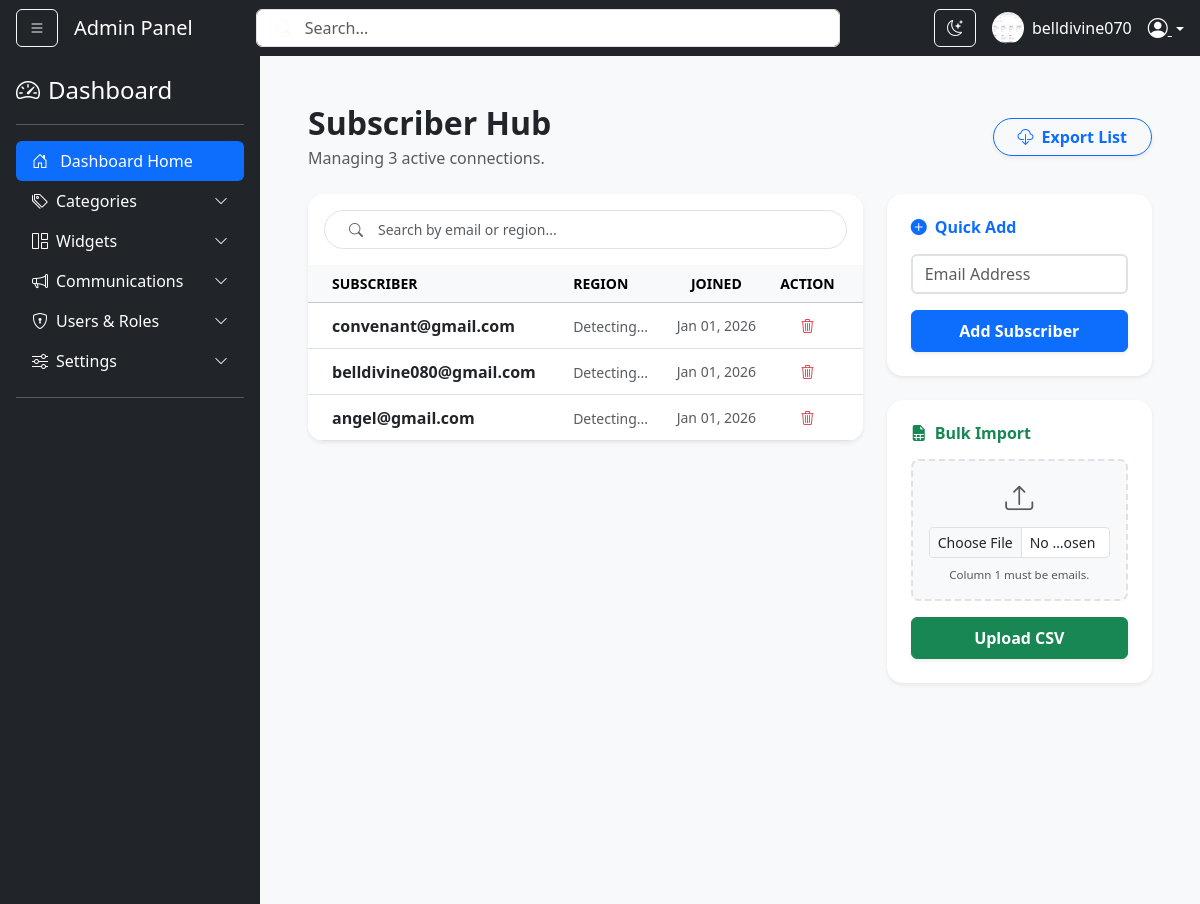
/bg-admin/subscribers/ (signed in), run on the app's committed database.
### users/models.py (models this page shows, shortened)
class CustomUser(AbstractBaseUser, PermissionsMixin):
    id = models.UUIDField(primary_key=True, default=uuid.uuid4, editable=False)
    email = models.EmailField(unique=True)
    username = models.CharField(max_length=150, unique=True)
    first_name = models.CharField(max_length=30)
    last_name = models.CharField(max_length=30)
    full_name = models.CharField(max_length=60, blank=True, null=True, editable=False)
    is_subscribed = models.BooleanField(default=True, verbose_name="Wants Newsletters")
    is_active = models.BooleanField(default=True)
    is_staff = models.BooleanField(default=False)
    is_manager = models.BooleanField(default=False)
    is_online = models.BooleanField(default=False)
    department = models.ForeignKey(Department, on_delete=models.SET_NULL, null=True, blank=True)
    date_joined = models.DateTimeField(default=timezone.now)
    role = models.ForeignKey('users.Role', on_delete=models.SET_NULL, null=True, blank=True, related_name='users')
    assigned_to = models.ForeignKey('self', on_delete=models.SET_NULL, null=True, blank=True, related_name='subordinates')
    region = models.CharField(max_length=50, blank=True, null=True)
    religion = models.CharField(max_length=50, blank=True, null=True)
    tribe = models.CharField(max_length=50, blank=True, null=True)
    ip_address = models.GenericIPAddressField(blank=True, null=True)
    racial_info = models.CharField(max_length=20, choices=[('black', 'Black'), ('white', 'White'), ('other', 'Other')], blank=True, null=True)
    profile_image = models.ImageField(upload_to='profile_images/', null=True, blank=True)
    USERNAME_FIELD = 'email'
    REQUIRED_FIELDS = ['username', 'first_name', 'last_name']
    objects = CustomUserManager()
    class Meta:
        verbose_name = 'Custom User'
        verbose_name_plural = 'Custom Users'

class ExternalSubscriber(models.Model):
    email = models.EmailField(unique=True)
    ip_address = models.GenericIPAddressField(null=True, blank=True)
    region = models.CharField(max_length=100, null=True, blank=True)
    date_subscribed = models.DateTimeField(auto_now_add=True)

### users/views.py (the view, shortened to what this page needs)
# urls.py: path('subscribers/', views.SubcribersHubView.as_view(), name='subscriber_list'),
class SubcribersHubView(LoginRequiredMixin, FormView):
    template_name = 'subscribers_list.html'
    form_class = Subcribers
    success_url = reverse_lazy('subscriber_list')
    def get_context_data(self, **kwargs):
        context = super().get_context_data(**kwargs)
        context['subscribers'] = ExternalSubscriber.objects.all().order_by('-id')
        if 'bulk_form' not in context:
            context['bulk_form'] = CSVUploadForm()
        return context

### users/forms.py (shortened to what this page needs)
class Subcribers(forms.ModelForm):
    class Meta:
        model = ExternalSubscriber
        fields = ['email']
        widgets = {
            'email': forms.EmailInput(attrs={'class': 'form-control', 'placeholder': 'Enter email'})
        }

class CSVUploadForm(forms.Form):
    csv_file = forms.FileField(label="Select CSV File")

### users/context_processors.py (called while the page is built)
def app_settings_processor(request):
    settings_dict = {}
    try:
        variables = AppVariable.objects.all().values('var_name', 'var_value')
        for var in variables:
            settings_dict[var['var_name']] = var['var_value']
    except Exception as e:
        print(f"Error loading AppVariables: {e}")
        settings_dict = {}
    return settings_dict

### users/templates/subscribers_list.html (shortened to what this page needs)
{% extends "layout.html" %}
{% load static %}
{% load widget_tweaks %}
{% block content %}
<div class="container-fluid bg-light py-3 py-md-4 min-vh-100">
    <div class="d-flex flex-column flex-md-row justify-content-between align-items-md-center mb-4 gap-3">
        <div>
            <h2 class="fw-bold text-dark mb-1">Subscriber Hub</h2>
            <p class="text-muted mb-0">Managing <span id="total-count">{{ subscribers.count }}</span> active connections.</p>
        </div>
        <div class="d-flex gap-2">
            <a href="{% url 'download_subscribers_csv' %}" class="btn btn-outline-primary fw-bold shadow-sm px-4 rounded-pill">
                <i class="bi bi-cloud-download me-2"></i>Export List
            </a>
        </div>
    </div>
    <div class="row g-4">
        <div class="col-12 col-lg-8 order-2 order-lg-1">
            <div class="card shadow-sm border-0 rounded-4 overflow-hidden">
                <div class="card-header bg-white py-3 border-0">
                    <div class="input-group input-group-sm border rounded-pill px-3 py-1">
                        <span class="input-group-text bg-transparent border-0"><i class="bi bi-search text-muted"></i></span>
                        <input type="text" id="subscriber-search" class="form-control border-0 shadow-none" placeholder="Search by email or region...">
                    </div>
                </div>
                <div class="table-responsive">
                    <table class="table table-hover align-middle mb-0" id="subscriber-table">
                        <thead class="table-light">
                            <tr class="small text-muted text-uppercase">
                                <th class="ps-4">Subscriber</th>
                                <th class="d-none d-md-table-cell">Region</th>
                                <th class="d-none d-sm-table-cell text-center">Joined</th>
                                <th class="text-center pe-4">Action</th>
                            </tr>
                        </thead>
                        <tbody>
                            {% for sub in subscribers %}
                            <tr class="subscriber-row">
                                <td class="ps-4">
                                    <div class="fw-bold text-dark text-truncate search-email" style="max-width: 250px;">
                                        {{ sub.email }}
                                    </div>
                                </td>
                                <td class="d-none d-md-table-cell">
                                    <span class="text-muted small search-region">{{ sub.region|default:"Detecting..." }}</span>
                                </td>
                                <td class="d-none d-sm-table-cell text-center text-muted small">
                                    {{ sub.date_subscribed|date:"M d, Y" }}
                                </td>
                                <td class="text-center pe-4">
                                    <form method="post" action="{% url 'delete_subscriber' sub.id %}" onsubmit="return confirm('Delete this subscriber?')">
                                        <button type="submit" class="btn btn-sm btn-outline-danger border-0">
                                            <i class="bi bi-trash3"></i>
                                        </button>
                                    </form>
                                </td>
                            </tr>
                            {% empty %}
                            <tr id="empty-row">
                                <td colspan="4" class="text-center py-5 text-muted">
                                    No subscribers found in database.
                                </td>
                            </tr>
                            {% endfor %}
                        </tbody>
                    </table>
                </div>
            </div>
        </div>
        <div class="col-12 col-lg-4 order-1 order-lg-2">
            <div class="sticky-sidebar">
                <div class="card shadow-sm border-0 rounded-4 mb-4">
                    <div class="card-body p-4">
                        <h6 class="fw-bold mb-3 text-primary"><i class="bi bi-plus-circle-fill me-2"></i>Quick Add</h6>
                        <form method="post">
                            <div class="mb-3">
                                {% render_field form.email class="form-control border-2 shadow-none" placeholder="Email Address" %}
                            </div>
                            <button type="submit" class="btn btn-primary w-100 fw-bold py-2 shadow-sm">Add Subscriber</button>
                        </form>
                    </div>
                </div>
                <div class="card shadow-sm border-0 rounded-4">
                    <div class="card-body p-4">
                        <h6 class="fw-bold mb-3 text-success"><i class="bi bi-file-earmark-spreadsheet-fill me-2"></i>Bulk Import</h6>
                        <form method="post" enctype="multipart/form-data">
                            <div class="mb-3 p-3 border border-dashed rounded-3 bg-light text-center">
                                <i class="bi bi-upload fs-3 text-muted mb-2 d-block"></i>
                                <input type="file" name="csv_file" class="form-control form-control-sm" accept=".csv" required>
                                <div class="form-text x-small mt-2">Column 1 must be emails.</div>
                            </div>
                            <button type="submit" class="btn btn-success w-100 fw-bold py-2 shadow-sm">Upload CSV</button>
                        </form>
                    </div>
                </div>
            </div>
        </div>
    </div>
</div>
{% endblock %}

### users/templates/layout.html (shortened to what this page needs)
{% load static %}
<!DOCTYPE html>
<html lang="en">
<head>
    <link rel="stylesheet" href="https://cdn.jsdelivr.net/npm/bootstrap-icons@1.13.1/font/bootstrap-icons.min.css">
    <link href="https://cdn.jsdelivr.net/npm/bootstrap@5.3.2/dist/css/bootstrap.min.css" rel="stylesheet">
    <link rel="stylesheet" href="{% static 'users/css/jquery.datetimepicker.min.css' %}">
    <link rel="stylesheet" href="{% static 'users/css/style.css' %}">
</head>
<body id="mainBody">
    <nav id="navbar" class="navbar navbar-expand-lg navbar-dark bg-dark sticky-top px-3">
        <button class="btn btn-outline-light me-3" id="sidebarToggle">
            <i class="bi bi-list"></i>
        </button>
        <a class="navbar-brand" href="#">Admin Panel</a>
        <form class="d-none d-md-flex mx-auto w-50 position-relative" role="search">
            <input class="form-control ps-5" type="search" placeholder="Search..." aria-label="Search">
            <button class="btn position-absolute top-50 start-0 translate-middle-y ms-2 border-0 bg-transparent" type="submit">
                <i class="bi bi-search text-light"></i>
            </button>
        </form>
        <div class="ms-auto d-flex align-items-center">
            <button class="btn btn-outline-light me-3 d-none d-sm-block" id="darkModeToggle" title="Toggle theme">
                <i class="bi bi-moon-stars" id="moonIcon"></i>
            </button>
            <img src="{% if user.profile_image %}{{ user.profile_image.url }}{% else %}{% static 'images/default_profile.png' %}{% endif %}" alt="Profile" class="rounded-circle me-2" width="32" height="32">
            <span class="text-white me-3 d-none d-lg-inline">{{ user.username|default:"Admin" }}</span>
            <div class="dropdown">
                <a class="text-white dropdown-toggle" data-bs-toggle="dropdown" style="cursor: pointer;">
                    <i class="bi bi-person-circle fs-5"></i>
                </a>
            </div>
        </div>
    </nav>
    <div class="d-flex">
        <div id="sidebar" class="bg-dark text-white p-3">
            <a href="/" class="d-flex align-items-center mb-3 text-white text-decoration-none">
                <i class="bi bi-speedometer2 fs-4 me-2"></i>
                <span class="fs-4">Dashboard</span>
            </a>
            <hr class="border-light">
            <ul class="nav nav-pills flex-column mb-auto">
                <li class="nav-item">
                    <a href="{% url 'index' %}" class="nav-link text-white active">
                        <i class="bi bi-house-door me-2"></i> Dashboard Home
                    </a>
                </li>
                <li>
                    <a data-bs-toggle="collapse" href="#CategoryMenu" class="nav-link text-white d-flex align-items-center">
                        <i class="bi bi-tags me-2"></i> Categories
                        <i class="bi bi-chevron-down ms-auto small"></i>
                    </a>
                </li>
                <li>
                    <a data-bs-toggle="collapse" href="#WidgetMenu" class="nav-link text-white d-flex align-items-center">
                        <i class="bi bi-grid-1x2 me-2"></i> Widgets
                        <i class="bi bi-chevron-down ms-auto small"></i>
                    </a>
                </li>
                <li>
                    <a data-bs-toggle="collapse" href="#commMenu" class="nav-link text-white d-flex align-items-center">
                        <i class="bi bi-megaphone me-2"></i> Communications
                        <i class="bi bi-chevron-down ms-auto small"></i>
                    </a>
                </li>
                <li>
                    <a data-bs-toggle="collapse" href="#usersMenu" class="nav-link text-white d-flex align-items-center">
                        <i class="bi bi-shield-lock me-2"></i> Users & Roles
                        <i class="bi bi-chevron-down ms-auto small"></i>
                    </a>
                </li>
                <li>
                    <a data-bs-toggle="collapse" href="#settingsMenu" class="nav-link text-white d-flex align-items-center">
                        <i class="bi bi-sliders me-2"></i> Settings
                        <i class="bi bi-chevron-down ms-auto small"></i>
                    </a>
                </li>
            </ul>
            <hr class="border-light">
        </div>
        <main id="content" class="flex-grow-1 content-wrapper p-3 p-md-4 bg-light">
            <div class="container-fluid">
                {% block content %}{% endblock content %}
            </div>
        </main>
    </div>
</body>
</html>

### users/static/users/css/style.css (style rules this page uses)
:root { --sidebar-width: 260px; }
body { overflow-x: hidden; background-color: #f8f9fa; transition: background 0.3s; }
#sidebar { min-width: var(--sidebar-width); max-width: var(--sidebar-width); background: #212529; transition: all 0.3s ease; min-height: 100vh; }
#sidebar { width: 260px; transition: all 0.3s ease; }

### users/templates/layout.html (style rules this page uses)
.content-wrapper { transition: all 0.3s; width: 100%; }

### users/templates/subscribers_list.html (style rules this page uses)
.x-small { font-size: 0.72rem; }
.border-dashed { border-style: dashed !important; border-width: 2px !important; }
@media (min-width: 992px) { .sticky-sidebar { position: sticky; top: 20px; } }

### data on the page
CustomUser: profile_image (picture), username "belldivine070"
ExternalSubscriber: email "convenant@gmail.com", region "Detecting...", date_subscribed "Jan 01, 2026"
ExternalSubscriber: email "belldivine080@gmail.com", region "Detecting...", date_subscribed "Jan 01, 2026"
ExternalSubscriber: email "angel@gmail.com", region "Detecting...", date_subscribed "Jan 01, 2026"

### other printed values
{{ subscribers.count }} "3"
